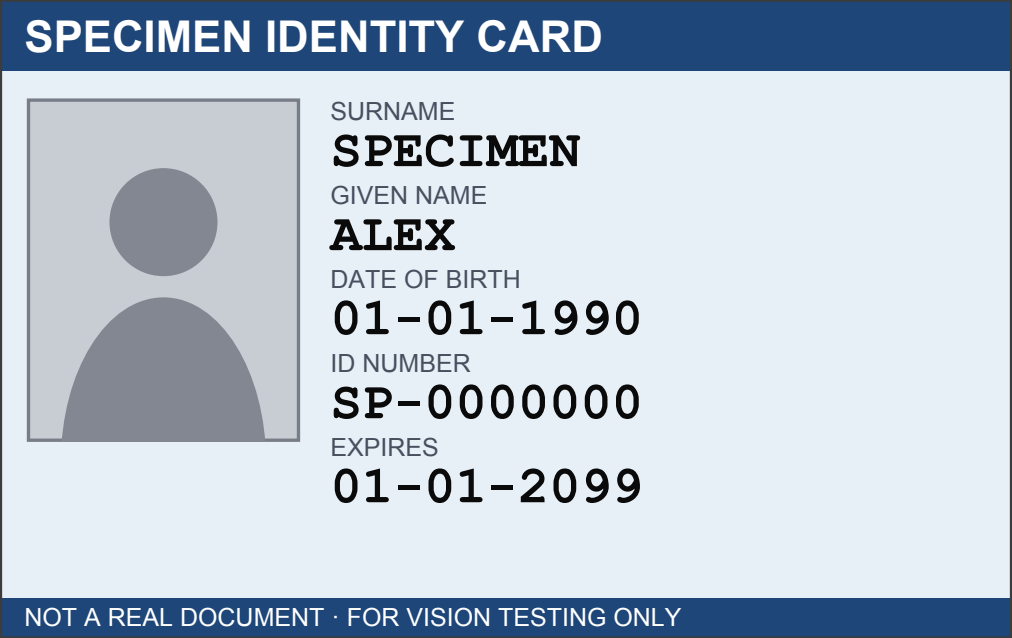
#> input picture specimens/cards/print-id.png, 1012 x 638 px, found by its file name
$ python template_labels.py
#> lines starting #> are read from the running program, lines starting #| are printed output that depends on the picture
"""Locate each mock card in each frame by matching its printed design (SIFT + RANSAC homography), then derive:
  document  = the template card rectangle projected into the frame, clipped to the image
  data_zone = the template's text-block rectangle (see specimens/generate_mock_cards.py) projected into the frame, clipped
No hand labelling: the cards have a fixed, known layout. glare / obstruction are NOT derivable and stay manual.

usage: python -I pipeline/2_label/template_labels.py [--list local/upload/own-set.csv] [--images local/upload/own] [--out local/labels/template-labels.json]
Writes local/labels/template-labels.json (gitignored) and prints success rate by card and condition.
A frame "fails" when too few good matches survive RANSAC; failures are listed, never guessed.
"""
import argparse
import collections
import csv
import json
from pathlib import Path

import cv2
import numpy as np
from shapely.geometry import Polygon, box

TEMPLATES = {"id": "specimens/cards/print-id.png", "bank": "specimens/cards/print-bank.png"}  # the PDF as printed, rendered at 300 dpi
# tight text-block rectangles in template pixels: measured text bbox of the printed render + 10 px margin
# (ID text bbox 329,102-639,502; bank 36,246-908,439). The first version used the whole right panel and was ~2x too wide.
ZONES = {"id": (319, 92, 649, 512), "bank": (26, 236, 918, 449)}
MIN_INLIERS = 20
MAX_EDGE = 1280


def main() -> None:
    ap = argparse.ArgumentParser()
    ap.add_argument('--list', default='local/upload/own-set.csv')
    ap.add_argument('--images', default='local/upload/own')
    ap.add_argument('--out', default='local/labels/template-labels.json')
    args = ap.parse_args()
    sift = cv2.SIFT_create(nfeatures=4000)
    bf = cv2.BFMatcher()
    tmpl, tmpl_gray = {}, {}
    for card, path in TEMPLATES.items():
        im = cv2.imread(path)
#> im is the input picture: shape (638, 1012, 3); mean B, G, R 210.7, 197.4, 185.5
        g = cv2.cvtColor(im, cv2.COLOR_BGR2GRAY)
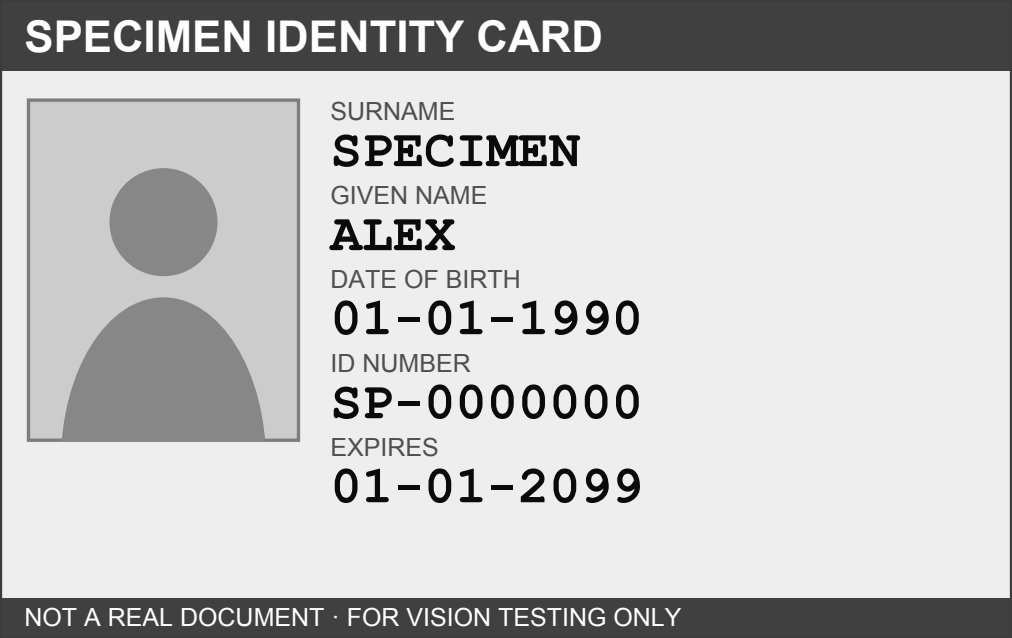
#> g: shape (638, 1012); min 10, max 255, mean 195.1
        kp, ds = sift.detectAndCompute(g, None)
#> kp = 1361 keypoints; strongest (x, y, size): (346, 233, 4.2), (565, 312, 6.3), (597, 312, 6.3), (628, 480, 6.3)
        tmpl[card] = (im.shape[1], im.shape[0], kp, ds)
        tmpl_gray[card] = g
        print(f"template {card}: {im.shape[1]}x{im.shape[0]}, {len(kp)} keypoints")
#| template id: 1012x638, 1361 keypoints
#> pass 2 of the loop in main, `for card, path in TEMPLATES.items():`:
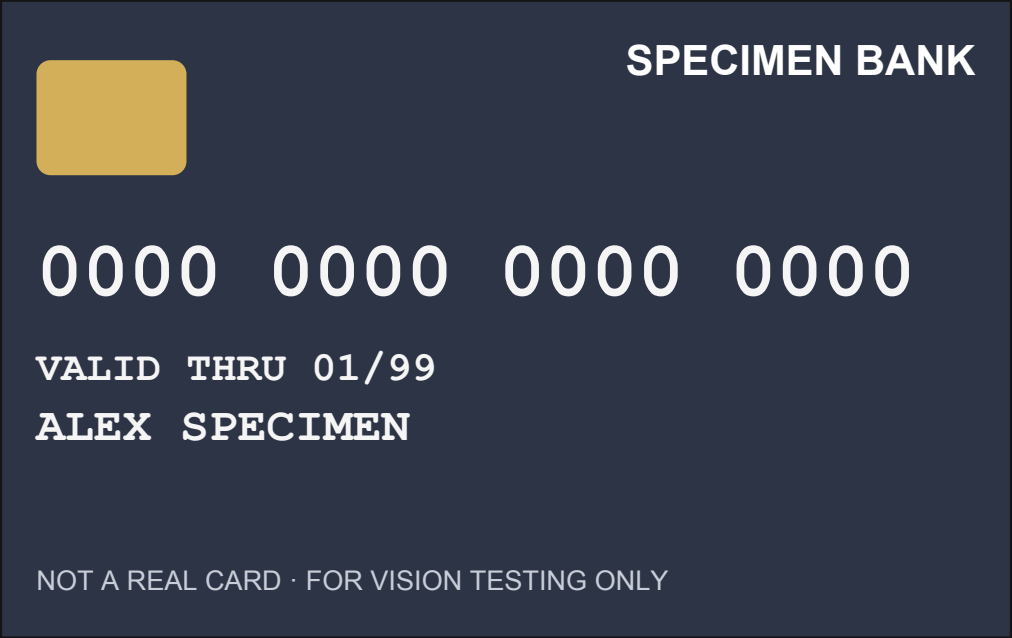
#> input picture specimens/cards/print-bank.png, 1012 x 638 px, found by its file name
#> in main, im is the input picture: shape (638, 1012, 3); mean B, G, R 78.3, 64, 58.6
#> in main, `g = cv2.cvtColor(im, cv2.COLOR_BGR2GRAY)`:
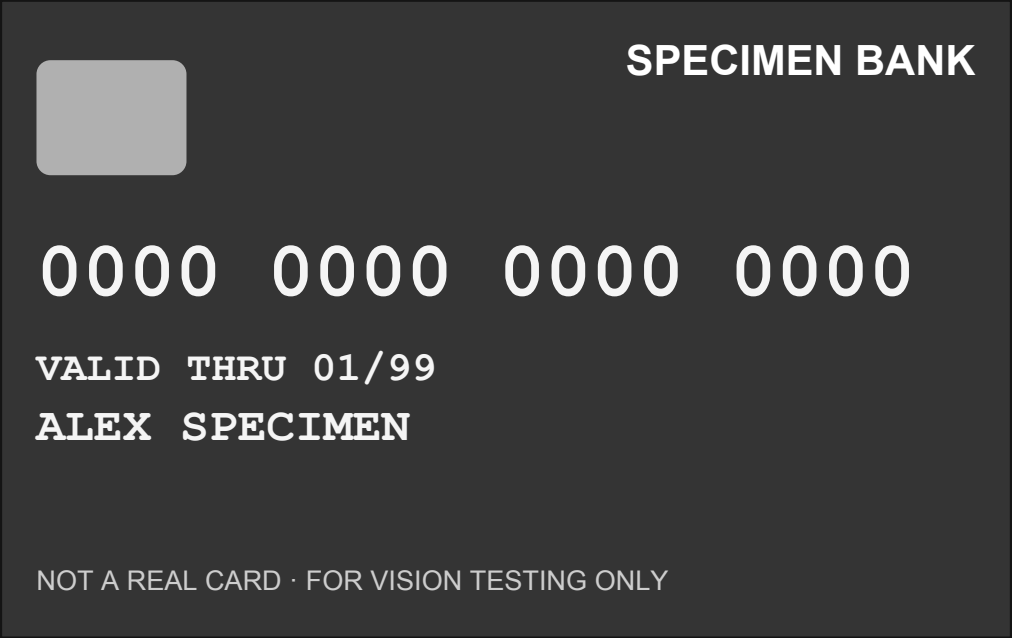
#> g: shape (638, 1012); min 20, max 255, mean 64
#> kp = 986 keypoints; strongest (x, y, size): (74, 367, 3.2), (50, 424, 3.6), (639, 53, 4.7), (704, 72, 4.3)
#| template bank: 1012x638, 986 keypoints

#> (the run stopped early here; a loop or call above may not have finished)
